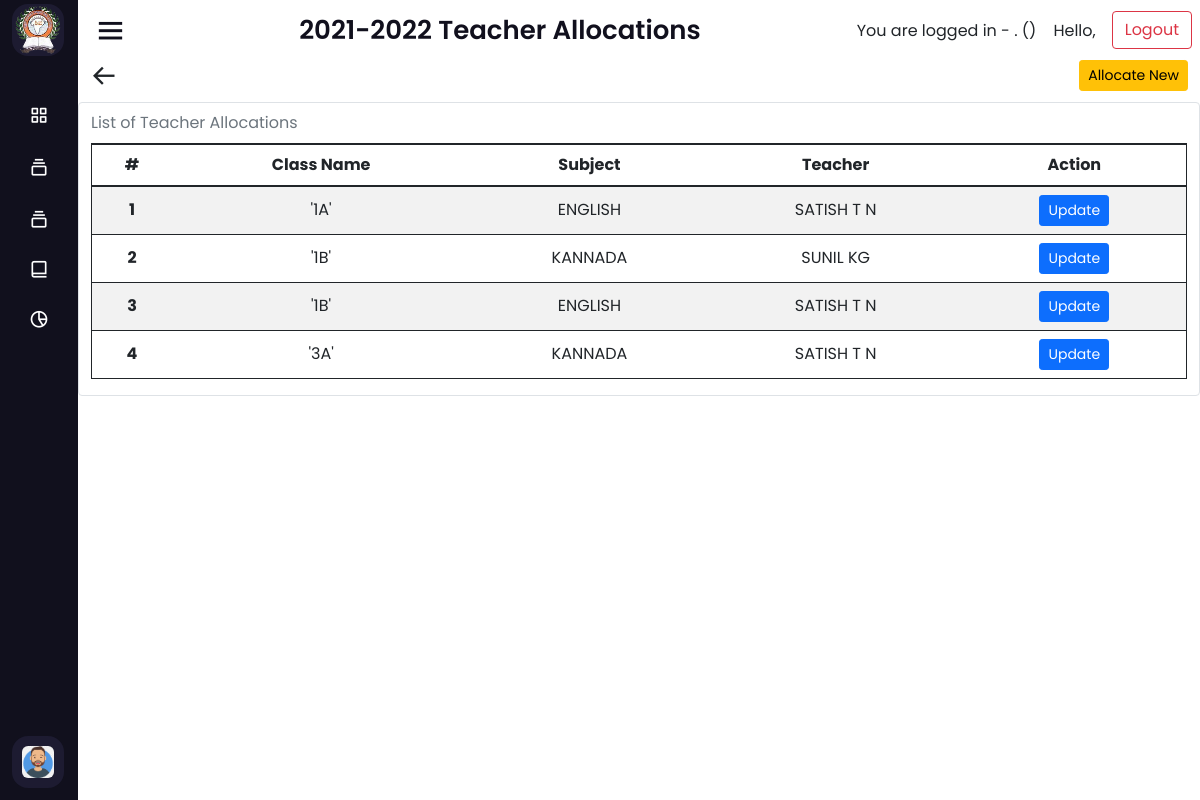
The page /teacher-allocation (signed in) on the database its author committed.
### home/models.py (models this page shows, shortened)
class Session_year(models.Model):
    sessionYear = models.CharField(max_length=50,primary_key=True)
    start_date = models.DateField(auto_now=False, auto_now_add=False)
    end_date = models.DateField(auto_now=False, auto_now_add=False)
    created_at = models.DateTimeField(auto_now=True)
    updated_at = models.DateTimeField(auto_now_add=True)

class Teacher_allocation(models.Model):
    id = models.AutoField(primary_key=True)
    session_year = models.ForeignKey("home.Session_year",on_delete=models.CASCADE)
    class_name = models.ForeignKey("home.Class_list",on_delete=models.CASCADE)
    subject = models.ForeignKey("home.Subject",on_delete=models.CASCADE)
    teacher = models.ForeignKey("accounts.Teacher",on_delete=models.CASCADE)
    created_at = models.DateTimeField(auto_now=True)
    updated_at = models.DateTimeField(auto_now_add=True)
    class Meta:
        unique_together = ('session_year','class_name','subject',)

class Class_list(models.Model):
    id = models.AutoField(primary_key=True)
    session_year = models.ForeignKey("home.Session_year",on_delete=models.CASCADE)
    class_name = models.CharField(max_length=255)
    class_section = models.CharField(max_length=255)
    class_teacher = models.ForeignKey("accounts.Teacher", on_delete=models.CASCADE)
    created_at = models.DateTimeField(auto_now=True)
    updated_at = models.DateTimeField(auto_now_add=True)
    def __str__(self):
        return '\''+self.class_name+self.class_section+'\''
    class Meta:
        unique_together = (['session_year','class_name','class_section','class_teacher'])

class Subject(models.Model):
    id = models.AutoField(primary_key=True)
    subject_name = models.CharField(max_length=255)
    created_at = models.DateTimeField(auto_now=True)
    updated_at = models.DateTimeField(auto_now_add=True)
    def __str__(self):
        return self.subject_name
    class Meta:
        unique_together = (['subject_name'])

### accounts/models.py (models this page shows)
class Teacher(models.Model):
    user_id = models.OneToOneField(CustomUser,primary_key=True,on_delete=models.CASCADE)
    full_name = models.CharField(max_length=255, blank=True)
    date_of_birth = models.DateField(auto_now=False, auto_now_add=False, blank=True, null=True)
    gender = models.IntegerField(choices = gender_choices, blank=True, null=True)
    email_id = models.EmailField(max_length=255, blank=True, null=True)
    phone_number = models.CharField(max_length=255, blank=True, null=True)
    blood_group = models.CharField(max_length=10, choices = blood_choices, null=True, blank=True)
    aadhaar_number = models.CharField(max_length=255, blank=True, null=True)
    present_address = models.TextField(blank=True, null=True)
    permanent_address = models.TextField(blank=True, null=True)
    profile_pic = models.ImageField(upload_to=None, height_field=None, width_field=None, max_length=None,blank=True, null=True)
    started_date = models.DateField(auto_now=False, auto_now_add=False, blank=True, null=True)
    end_date = models.DateField(auto_now=False, auto_now_add=False, null=True, blank=True)
    handling_subjects = models.CharField(max_length=255, blank=True, null=True)
    created_at = models.DateTimeField(auto_now=True)
    updated_at = models.DateTimeField(auto_now_add=True)
    REQUIRED_FIELDS = ['user_id']
    def __str__(self):
        return self.full_name

### home/views.py (the view)
# urls.py: path('teacher-allocation', views.TeacherAllocation.as_view(), name="teacher-allocation"),
class TeacherAllocation(ListView):
    model = Teacher_allocation
    template_name = "home/teacherAllocations.html"
    def get_context_data(self, **kwargs):
        context = super().get_context_data(**kwargs)
        session = Session_year.objects.last()
        context['teacherAllocation'] = Teacher_allocation.objects.filter(session_year = Session_year.objects.last())
        if session:
            context['sessionName'] = session.sessionYear
        else:
            None
        return context

### templates/home/teacherAllocations.html (shortened to what this page needs)
{% extends 'home/dashboard.html' %}
{% load static %}
{% block pageHeader %}
{{sessionName}} Teacher Allocations
{% endblock %}
{% block dashboard %}
<div class="container">
    <div class="row">
        <div class="col">
            <a href="{{request.META.HTTP_REFERER|escape}}"
                class='h3 bx bx-arrow-back text-decoration-none text-dark'></a>
        </div>
        <div class="col text-end align-text-bottom">
            <a href="{% url 'teacher-allocation-create' %}" class="btn btn-warning btn-sm">Allocate New</a>
        </div>
    </div>
</div>
{% if teacherAllocation %}
<div class="container table-responsive table-responsive-md table-responsive-lg table-responsive-x border rounded">
    <table id="myTable"
        class="table table-hover table-striped border border-dark rounded align-middle caption-top text-center">
        <caption>List of Teacher Allocations</caption>
        <thead>
            <tr>
                <th scope="col">#</th>
                <th scope="col">Class Name</th>
                <th scope="col">Subject</th>
                <th scope="col">Teacher</th>
                <th scope="col">Action</th>
            </tr>
        </thead>
        <tbody>
            {% for obj in teacherAllocation %}
            <tr class="mx-auto">
                <th scope="row">{{ forloop.counter }}</th>
                <td>{{obj.class_name}} {{obj.class_section}}</td>
                <td class="text-uppercase">{{obj.subject}}</td>
                <td class="text-uppercase">{{obj.teacher}}</td>
                <td>
                    <a href="{% url 'teacher-allocation-update' obj.id %}" class="btn btn-sm btn-primary">Update</a>
                </td>
            </tr>
            {% endfor %}
        </tbody>
    </table>
</div>
{% endif %}
{% endblock %}

### static/dashboard/css.css (style rules this page uses)
* { margin: 0; padding: 0; box-sizing: border-box; font-family: 'Poppins', sans-serif; }

### rows shown on the page
Session_year: sessionYear "2021-2022"
Teacher_allocation: class_name "'1A'", subject "ENGLISH", teacher "SATISH T N"
Teacher_allocation: class_name "'1B'", subject "KANNADA", teacher "SUNIL KG"
Teacher_allocation: class_name "'1B'", subject "ENGLISH", teacher "SATISH T N"
Teacher_allocation: class_name "'3A'", subject "KANNADA", teacher "SATISH T N"
